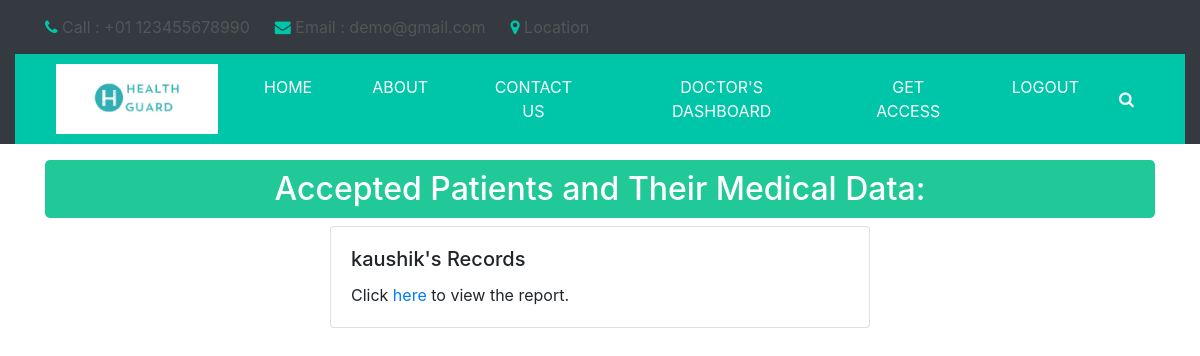
/doctor/dashboard/ (signed in), run on an earlier commit of the app's database.
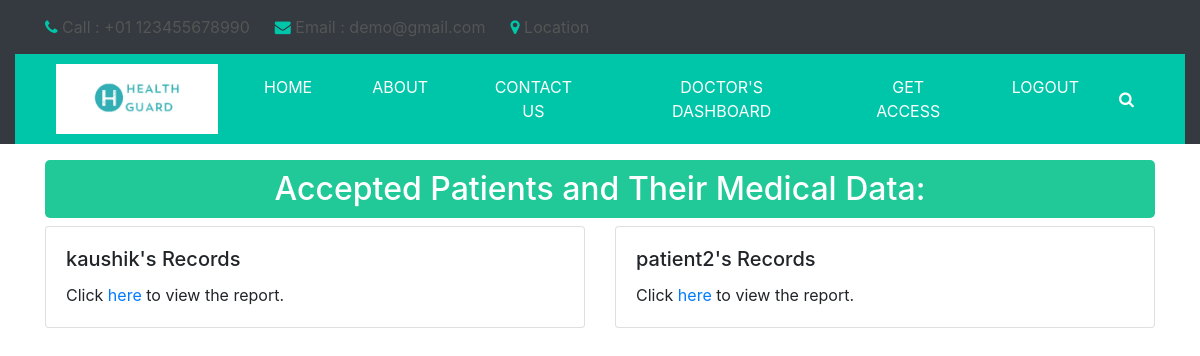
And on a later commit of the database.
### myapp/models.py (models this page shows, shortened)
class Patient(models.Model):
    user = models.OneToOneField(User, on_delete=models.CASCADE)
    date_of_birth = models.DateField(blank=True, null=True)
    phone_number = models.CharField(max_length=15, blank=True)  # Optional phone number
    address = models.TextField(blank=True)
    emergency_contact_name = models.CharField(max_length=50, blank=True)
    emergency_contact_phone = models.CharField(max_length=15, blank=True)

### myapp/views.py (the view)
# urls.py: path('doctor/dashboard/',views.doctor_dashboard,name='doctor_dashboard'),
def doctor_dashboard(request):
    if request.user.is_authenticated:
        if hasattr(request.user, 'doctor'):
            accepted_requests = Request.objects.filter(receiver=request.user.doctor, status='Accepted')
            patient_data = {}
            for req in accepted_requests:
                medical_data = MedicalData.objects.filter(patient=req.sender)
                patient_data[req.sender] = medical_data
            return render(request, 'myapp/doctor_dashboard.html', {
                'patient_data': patient_data
            })
        else:
            return HttpResponseRedirect('/login/')
    else:
        return HttpResponseRedirect('/login/')

### myapp/templatetags/myfilter.py (called while the page is built)
@register.filter
def is_in_group(user, group_name):
    return user.groups.filter(name=group_name).exists()

### myapp/templates/myapp/doctor_dashboard.html
{% extends 'myapp/base.html' %}
{% block content %}
    {% if patient_data %}
        <div class="container medical_data my-3">
            <h2>Accepted Patients and Their Medical Data:</h2>
            <div class="row justify-content-center">
                {% for patient, records in patient_data.items %}
                    <div class="col-md-6">
                        <div class="card mb-4">
                            <div class="card-body">
                                <h5 class="card-title">{{ patient.user.username }}'s Records</h5>
                                <p class="card-text">Click <a href="{% url 'show_report' patient.user.username %}">here</a> to view the report.</p>
                            </div>
                        </div>
                    </div>
                {% endfor %}
            </div>
        </div>
    {% else %}
        <p class="text-center mt-4">No patients or data available.</p>
    {% endif %}
{% endblock %}

What changed in the data, as far as the page shows it:
added Patient: user.username "patient2"
